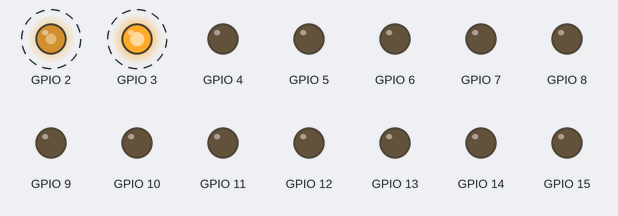
This program was run on a simulated Raspberry Pi (BCM pin numbers). On the bench: output pins drawn as LEDs (lit = HIGH). Dashed ring = blinking. What the program prints to the terminal is not drawn.

Above: at 0.05 s.
Timing chart, 0 to 5.3 s (numbered marks = the images above):
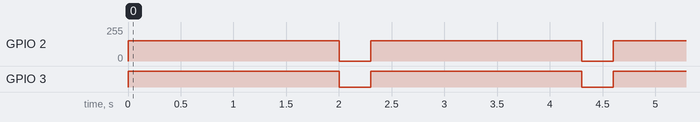

Measured:
- by itself, GPIO 2: alternates 153/255 for 2.0 s and 0/255 for 0.30 s
- by itself, GPIO 3: alternates HIGH for 2.0 s and LOW for 0.30 s

The program:

testmoveauto.py
```python
import RPi.GPIO as GPIO
import time
import itertools

# Безпечні GPIO пін номери (BCM)
SAFE_GPIO_PINS = [
    2, 3, 4, 5, 6, 7, 8, 9,
    10, 11, 12, 13, 14, 15,
    16, 17, 18, 19, 20, 21,
    22, 23, 24, 25, 26, 27
]

def test_motor_combinations():
    GPIO.setwarnings(False)
    GPIO.setmode(GPIO.BCM)

    combinations = list(itertools.permutations(SAFE_GPIO_PINS, 3))

    print(f"Всього комбінацій: {len(combinations)}")

    try:
        for idx, (en_pin, in1_pin, in2_pin) in enumerate(combinations):
            print(f"[{idx+1}] Тестую: EN={en_pin}, IN1={in1_pin}, IN2={in2_pin}")

            # Налаштування пінів
            GPIO.setup(en_pin, GPIO.OUT)
            GPIO.setup(in1_pin, GPIO.OUT)
            GPIO.setup(in2_pin, GPIO.OUT)

            # Задання напрямку обертання (назад)
            GPIO.output(in1_pin, GPIO.HIGH)
            GPIO.output(in2_pin, GPIO.LOW)

            pwm = GPIO.PWM(en_pin, 1000)
            pwm.start(60)

            time.sleep(2)

            # Зупинка
            pwm.stop()
            GPIO.output(in1_pin, GPIO.LOW)
            GPIO.output(in2_pin, GPIO.LOW)
            GPIO.output(en_pin, GPIO.LOW)

            # Час на візуальне спостереження
            time.sleep(0.3)

            # Очистити перед наступною ітерацією
            GPIO.cleanup([en_pin, in1_pin, in2_pin])

    except KeyboardInterrupt:
        print("Тест перервано вручну.")
    finally:
        GPIO.cleanup()
        print("GPIO очищено.")

# Запуск
if __name__ == "__main__":
    test_motor_combinations()
```
